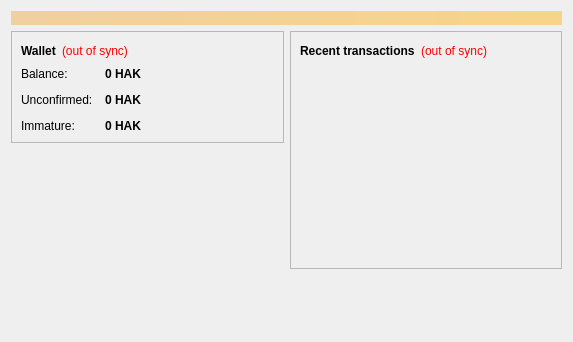
<?xml version="1.0" encoding="UTF-8"?>
<ui version="4.0">
 <class>OverviewPage</class>
 <widget class="QWidget" name="OverviewPage">
  <property name="geometry">
   <rect>
    <x>0</x>
    <y>0</y>
    <width>573</width>
    <height>342</height>
   </rect>
  </property>
  <property name="windowTitle">
   <string>Form</string>
  </property>
  <layout class="QVBoxLayout" name="topLayout">
   <item>
    <widget class="QLabel" name="labelAlerts">
     <property name="visible">
      <bool>false</bool>
     </property>
     <property name="styleSheet">
      <string notr="true">background-color: qlineargradient(x1: 0, y1: 0, x2: 1, y2: 0, stop:0 #F0D0A0, stop:1 #F8D488); color:#000000;</string>
     </property>
     <property name="wordWrap">
      <bool>true</bool>
     </property>
     <property name="margin">
      <number>3</number>
     </property>
    </widget>
   </item>
   <item>
    <layout class="QHBoxLayout" name="horizontalLayout" stretch="1,1">
     <item>
      <layout class="QVBoxLayout" name="verticalLayout_2">
       <item>
        <widget class="QFrame" name="frame">
         <property name="frameShape">
          <enum>QFrame::StyledPanel</enum>
         </property>
         <property name="frameShadow">
          <enum>QFrame::Raised</enum>
         </property>
         <layout class="QVBoxLayout" name="verticalLayout_4">
          <item>
           <layout class="QHBoxLayout" name="horizontalLayout_4">
            <item>
             <widget class="QLabel" name="label_5">
              <property name="font">
               <font>
                <weight>75</weight>
                <bold>true</bold>
               </font>
              </property>
              <property name="text">
               <string>Wallet</string>
              </property>
             </widget>
            </item>
            <item>
             <widget class="QLabel" name="labelWalletStatus">
              <property name="toolTip">
               <string>The displayed information may be out of date. Your wallet automatically synchronizes with the Bitcoin network after a connection is established, but this process has not completed yet.</string>
              </property>
              <property name="styleSheet">
               <string notr="true">QLabel { color: red; }</string>
              </property>
              <property name="text">
               <string notr="true">(out of sync)</string>
              </property>
              <property name="alignment">
               <set>Qt::AlignLeading|Qt::AlignLeft|Qt::AlignVCenter</set>
              </property>
             </widget>
            </item>
            <item>
             <spacer name="horizontalSpacer_2">
              <property name="orientation">
               <enum>Qt::Horizontal</enum>
              </property>
              <property name="sizeHint" stdset="0">
               <size>
                <width>40</width>
                <height>20</height>
               </size>
              </property>
             </spacer>
            </item>
           </layout>
          </item>
          <item>
           <layout class="QFormLayout" name="formLayout_2">
            <property name="fieldGrowthPolicy">
             <enum>QFormLayout::AllNonFixedFieldsGrow</enum>
            </property>
            <property name="horizontalSpacing">
             <number>12</number>
            </property>
            <property name="verticalSpacing">
             <number>12</number>
            </property>
            <item row="0" column="0">
             <widget class="QLabel" name="label">
              <property name="text">
               <string>Balance:</string>
              </property>
             </widget>
            </item>
            <item row="0" column="1">
             <widget class="QLabel" name="labelBalance">
              <property name="font">
               <font>
                <weight>75</weight>
                <bold>true</bold>
               </font>
              </property>
              <property name="cursor">
               <cursorShape>IBeamCursor</cursorShape>
              </property>
              <property name="toolTip">
               <string>Your current balance</string>
              </property>
              <property name="text">
               <string notr="true">0 HAK</string>
              </property>
              <property name="textInteractionFlags">
               <set>Qt::LinksAccessibleByMouse|Qt::TextSelectableByKeyboard|Qt::TextSelectableByMouse</set>
              </property>
             </widget>
            </item>
            <item row="1" column="0">
             <widget class="QLabel" name="label_3">
              <property name="text">
               <string>Unconfirmed:</string>
              </property>
             </widget>
            </item>
            <item row="1" column="1">
             <widget class="QLabel" name="labelUnconfirmed">
              <property name="font">
               <font>
                <weight>75</weight>
                <bold>true</bold>
               </font>
              </property>
              <property name="cursor">
               <cursorShape>IBeamCursor</cursorShape>
              </property>
              <property name="toolTip">
               <string>Total of transactions that have yet to be confirmed, and do not yet count toward the current balance</string>
              </property>
              <property name="text">
               <string notr="true">0 HAK</string>
              </property>
              <property name="textInteractionFlags">
               <set>Qt::LinksAccessibleByMouse|Qt::TextSelectableByKeyboard|Qt::TextSelectableByMouse</set>
              </property>
             </widget>
            </item>
            <item row="2" column="0">
             <widget class="QLabel" name="labelImmatureText">
              <property name="text">
               <string>Immature:</string>
              </property>
             </widget>
            </item>
            <item row="2" column="1">
             <widget class="QLabel" name="labelImmature">
              <property name="font">
               <font>
                <weight>75</weight>
                <bold>true</bold>
               </font>
              </property>
              <property name="toolTip">
               <string>Mined balance that has not yet matured</string>
              </property>
              <property name="text">
               <string notr="true">0 HAK</string>
              </property>
              <property name="textInteractionFlags">
               <set>Qt::LinksAccessibleByMouse|Qt::TextSelectableByKeyboard|Qt::TextSelectableByMouse</set>
              </property>
             </widget>
            </item>
           </layout>
          </item>
         </layout>
        </widget>
       </item>
       <item>
        <spacer name="verticalSpacer">
         <property name="orientation">
          <enum>Qt::Vertical</enum>
         </property>
         <property name="sizeHint" stdset="0">
          <size>
           <width>20</width>
           <height>40</height>
          </size>
         </property>
        </spacer>
       </item>
      </layout>
     </item>
     <item>
      <layout class="QVBoxLayout" name="verticalLayout_3">
       <item>
        <widget class="QFrame" name="frame_2">
         <property name="frameShape">
          <enum>QFrame::StyledPanel</enum>
         </property>
         <property name="frameShadow">
          <enum>QFrame::Raised</enum>
         </property>
         <layout class="QVBoxLayout" name="verticalLayout">
          <item>
           <layout class="QHBoxLayout" name="horizontalLayout_2">
            <item>
             <widget class="QLabel" name="label_4">
              <property name="text">
               <string>&lt;b&gt;Recent transactions&lt;/b&gt;</string>
              </property>
             </widget>
            </item>
            <item>
             <widget class="QLabel" name="labelTransactionsStatus">
              <property name="toolTip">
               <string>The displayed information may be out of date. Your wallet automatically synchronizes with the Bitcoin network after a connection is established, but this process has not completed yet.</string>
              </property>
              <property name="styleSheet">
               <string notr="true">QLabel { color: red; }</string>
              </property>
              <property name="text">
               <string notr="true">(out of sync)</string>
              </property>
              <property name="alignment">
               <set>Qt::AlignRight|Qt::AlignTrailing|Qt::AlignVCenter</set>
              </property>
             </widget>
            </item>
            <item>
             <spacer name="horizontalSpacer">
              <property name="orientation">
               <enum>Qt::Horizontal</enum>
              </property>
              <property name="sizeHint" stdset="0">
               <size>
                <width>40</width>
                <height>20</height>
               </size>
              </property>
             </spacer>
            </item>
           </layout>
          </item>
          <item>
           <widget class="QListView" name="listTransactions">
            <property name="styleSheet">
             <string notr="true">QListView { background: transparent; }</string>
            </property>
            <property name="frameShape">
             <enum>QFrame::NoFrame</enum>
            </property>
            <property name="verticalScrollBarPolicy">
             <enum>Qt::ScrollBarAlwaysOff</enum>
            </property>
            <property name="horizontalScrollBarPolicy">
             <enum>Qt::ScrollBarAlwaysOff</enum>
            </property>
            <property name="selectionMode">
             <enum>QAbstractItemView::NoSelection</enum>
            </property>
           </widget>
          </item>
         </layout>
        </widget>
       </item>
       <item>
        <spacer name="verticalSpacer_2">
         <property name="orientation">
          <enum>Qt::Vertical</enum>
         </property>
         <property name="sizeHint" stdset="0">
          <size>
           <width>20</width>
           <height>40</height>
          </size>
         </property>
        </spacer>
       </item>
      </layout>
     </item>
    </layout>
   </item>
  </layout>
 </widget>
 <resources/>
 <connections/>
</ui>
